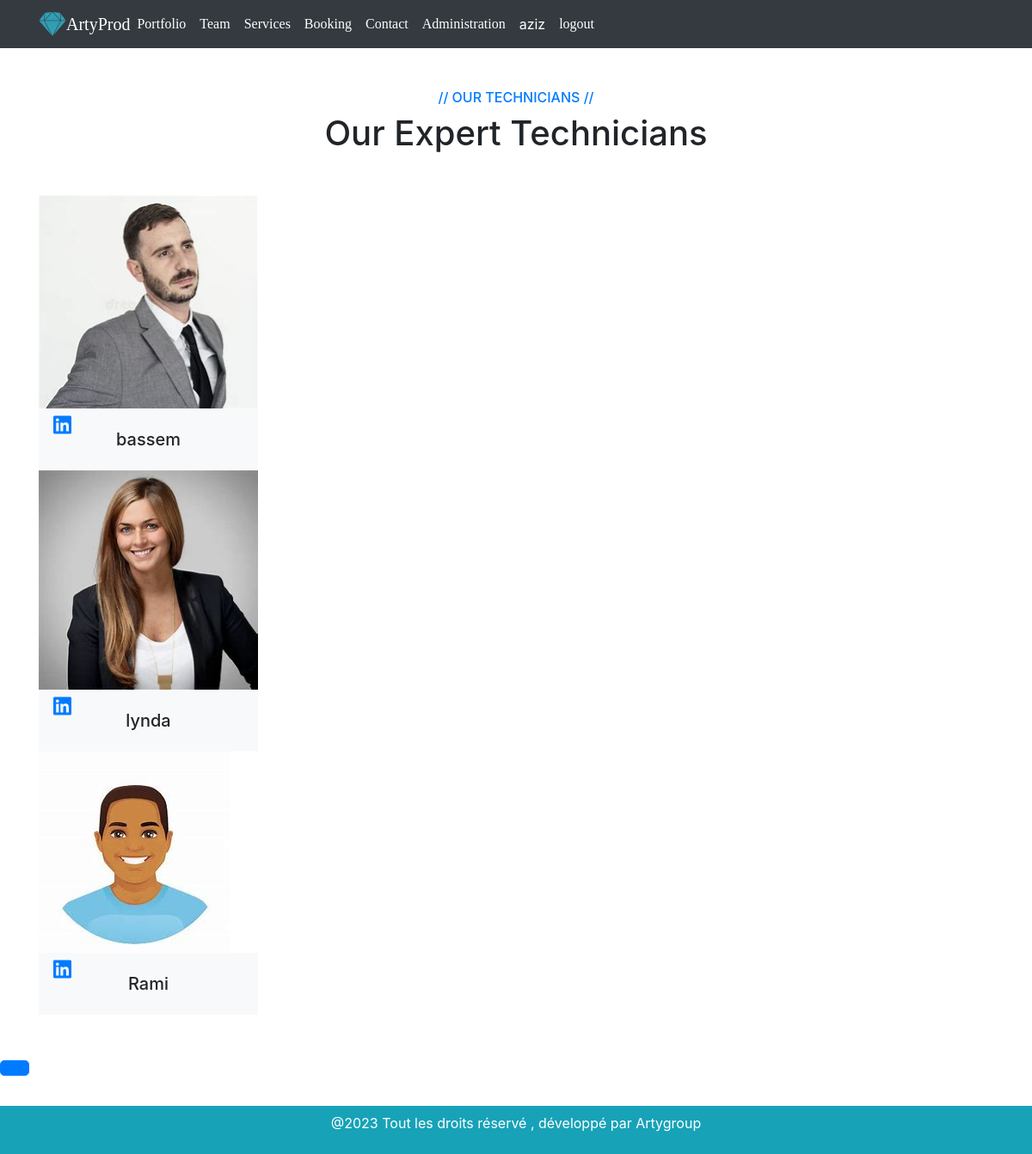
The app's page /design/team/ (signed in) with its own data.
### design/models.py (models this page shows, shortened)
class Personnel(models.Model):
    nom=models.CharField(max_length=100)
    fichier_cv=models.ImageField(blank=True)
    fichier_photo=models.FileField(upload_to="pictures/",max_length=250,null=True,default=None)
    lien_linkedIn=models.URLField()
    equipe=models.ForeignKey(Equipe,on_delete=models.CASCADE,null=True)

### design/views.py (the view)
# urls.py: path('team/',views.indexT,name='indexT'),
def indexT(request):
    personnels=Personnel.objects.all()
    context={'personnels':personnels}
    return render(request,'design/team.html',context)

### design/templates/design/team.html (shortened to what this page needs)
{% extends 'design/base.html' %}
{% load static %}
    {% block content %}
    <div class="container-xxl py-5">
        <div class="container">
            <div class="text-center wow fadeInUp" data-wow-delay="0.1s">
                <h6 class="text-primary text-uppercase">// Our Technicians //</h6>
                <h1 class="mb-5">Our Expert Technicians</h1>
            </div>
            {% for personnel in personnels %}
            <div class="row g-4">
                <div class="col-lg-3 col-md-6 wow fadeInUp" data-wow-delay="0.1s">
                    <div class="team-item">
                        <div class="position-relative overflow-hidden">
                            <img class="img-fluid" src="/media/{{personnel.fichier_cv}}">
                            <div class="team-overlay position-absolute start-0 top-0 w-100 h-100">
                                <a class="btn btn-square mx-1" href="{{personnel.lien_linkedIn}}"><i
                                        class="fab fa-linkedin fa-xl"></i></a>
                            </div>
                        </div>
                        <div class="bg-light text-center p-4">
                            <h5 class="fw-bold mb-0">{{personnel.nom}}</h5>
                        </div>
                    </div>
                </div>
            </div>
            {% endfor %}
        </div>
    </div>
    <a href="#" class="btn btn-lg btn-primary btn-lg-square back-to-top"></a>
    {% endblock%}

### design/templates/design/base.html (shortened to what this page needs)
{% load static %}
<!DOCTYPE html>
<html>
<head>
  <link rel="stylesheet" href="https://cdn.jsdelivr.net/npm/bootstrap@4.0.0/dist/css/bootstrap.min.css">
  <link rel="stylesheet" href="https://cdn.jsdelivr.net/npm/@fortawesome/fontawesome-free@6.2.1/css/fontawesome.min.css">
  <link rel="stylesheet" href="https://cdnjs.cloudflare.com/ajax/libs/font-awesome/6.4.0/css/all.min.css" />  <meta charset='utf-8'>
<link rel='stylesheet' type='text/css' media='screen'
href="{% static 'css/base.css'%}">
</head>
<body>
  <nav class="navbar navbar-expand-lg navbar-dark bg-dark">
    <div class="container">
      <i class="fa-brands fa-sketch fa-2xl" style="color:#319eb4;"></i>
        <a class="navbar-brand text-white m-0" style="font-family: 'Times New Roman', Times, serif;" href="{% url 'indexP' %}"> ArtyProd</a>
        <div class="collapse navbar-collapse" id="navbarSupportedContent">
          <ul class="navbar-nav me-auto mb-2 mb-lg-0">
            <li class="nav-item">
              <a class="nav-link active text-white" style="font-family: 'Times New Roman', Times, serif;" aria-current="page" href="{% url 'index' %}">Portfolio</a>
            </li>
            <li class="nav-item">
              <a class="nav-link text-white " style="font-family: 'Times New Roman', Times, serif;" href="{% url 'indexT' %}">Team</a>
            </li>
            <div class="nav-item ">
              <a  href="{% url 'service' %}" style="font-family: 'Times New Roman', Times, serif;" class="nav-link active text-white">Services</a>
           </div>
           <div class="nav-item ">
              <a  href="{% url 'booking' %}" style="font-family: 'Times New Roman', Times, serif;" class="nav-link active text-white">Booking</a>
           </div>
            <li class="nav-item ">
              <a class="nav-link text-white" style="font-family: 'Times New Roman', Times, serif;" href="{% url 'contact' %}">Contact</a>
            </li>
            <li class="nav-item ">
              <a class="nav-link text-white " style="font-family: 'Times New Roman', Times, serif;" href="{% url 'admin:index' %}">Administration</a>
            </li>
            {% if user.is_authenticated %}
            <li class="nav-item active " style="text-shadow: #319eb4;">
              <a class="nav-link" href="{% url 'profile' %}">{{user}}</a>
           </li>
            <li class="nav-item active">
              <a class="nav-link text-white"  style="font-family: 'Times New Roman', Times, serif;" href="{% url 'logout' %}">logout</a>
            </li>
           {% endif %}
          </ul>
        </div>
    </div>
  </nav>
{% block content %}
{% endblock %}
<footer class=" bg-info p-2 fixed-bottom container-fluid">
  <p class="text-center text-white"> @2023 Tout les droits réservé , développé par Artygroup </p>
</footer>
</body>
</html>

### records on screen
Personnel: fichier_cv (picture), nom "bassem"
Personnel: fichier_cv (picture), nom "lynda"
Personnel: fichier_cv (picture), nom "Rami"

### other values on screen
{{ user }} "aziz"
